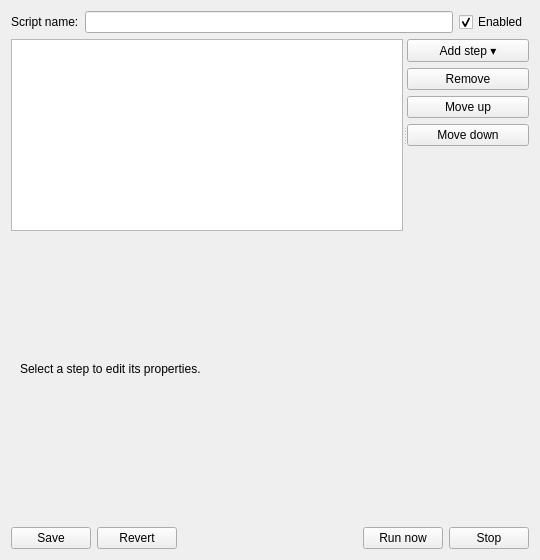
<?xml version="1.0" encoding="UTF-8"?>
<ui version="4.0">
 <class>BotScriptEditor</class>
 <widget class="QWidget" name="BotScriptEditor">
  <property name="geometry">
   <rect>
    <x>0</x>
    <y>0</y>
    <width>540</width>
    <height>560</height>
   </rect>
  </property>
  <layout class="QVBoxLayout" name="mainLayout">
   <item>
    <layout class="QHBoxLayout" name="topRow">
     <item>
      <widget class="QLabel" name="nameLabel">
       <property name="text">
        <string>Script name:</string>
       </property>
      </widget>
     </item>
     <item>
      <widget class="QLineEdit" name="nameEdit"/>
     </item>
     <item>
      <widget class="QCheckBox" name="enabledCheck">
       <property name="text">
        <string>Enabled</string>
       </property>
       <property name="checked">
        <bool>true</bool>
       </property>
      </widget>
     </item>
    </layout>
   </item>
   <item>
    <widget class="QSplitter" name="midSplitter">
     <property name="orientation">
      <enum>Qt::Horizontal</enum>
     </property>
     <widget class="QTreeView" name="stepsTree">
      <property name="dragEnabled">
       <bool>true</bool>
      </property>
      <property name="acceptDrops">
       <bool>true</bool>
      </property>
      <property name="dropIndicatorShown">
       <bool>true</bool>
      </property>
      <property name="dragDropMode">
       <enum>QAbstractItemView::InternalMove</enum>
      </property>
     </widget>
     <widget class="QWidget" name="buttonPanel">
      <layout class="QVBoxLayout" name="buttonLayout">
       <item>
        <widget class="QPushButton" name="addBtn">
         <property name="text">
          <string>Add step ▾</string>
         </property>
        </widget>
       </item>
       <item>
        <widget class="QPushButton" name="removeBtn">
         <property name="text">
          <string>Remove</string>
         </property>
        </widget>
       </item>
       <item>
        <widget class="QPushButton" name="upBtn">
         <property name="text">
          <string>Move up</string>
         </property>
        </widget>
       </item>
       <item>
        <widget class="QPushButton" name="downBtn">
         <property name="text">
          <string>Move down</string>
         </property>
        </widget>
       </item>
       <item>
        <spacer name="buttonStretch">
         <property name="orientation">
          <enum>Qt::Vertical</enum>
         </property>
         <property name="sizeHint" stdset="0">
          <size>
           <width>20</width>
           <height>40</height>
          </size>
         </property>
        </spacer>
       </item>
      </layout>
     </widget>
    </widget>
   </item>
   <item>
    <widget class="QStackedWidget" name="propStack">
     <widget class="QWidget" name="pageEmpty">
      <layout class="QVBoxLayout" name="emptyLayout">
       <item>
        <widget class="QLabel" name="emptyLabel">
         <property name="text">
          <string>Select a step to edit its properties.</string>
         </property>
        </widget>
       </item>
      </layout>
     </widget>
     <widget class="QWidget" name="pageText">
      <layout class="QVBoxLayout" name="textLayout">
       <item>
        <widget class="QLabel" name="textLabel">
         <property name="text">
          <string>Text:</string>
         </property>
        </widget>
       </item>
       <item>
        <widget class="QLineEdit" name="textEdit"/>
       </item>
       <item>
        <widget class="QLabel" name="textError">
         <property name="text">
          <string/>
         </property>
        </widget>
       </item>
      </layout>
     </widget>
     <widget class="QWidget" name="pageWait">
      <layout class="QVBoxLayout" name="waitLayout">
       <item>
        <widget class="QLabel" name="secondsLabel">
         <property name="text">
          <string>Seconds (1-86400):</string>
         </property>
        </widget>
       </item>
       <item>
        <widget class="QSpinBox" name="secondsSpin">
         <property name="minimum">
          <number>1</number>
         </property>
         <property name="maximum">
          <number>86400</number>
         </property>
         <property name="value">
          <number>30</number>
         </property>
        </widget>
       </item>
       <item>
        <widget class="QLabel" name="waitError">
         <property name="text">
          <string/>
         </property>
        </widget>
       </item>
      </layout>
     </widget>
     <widget class="QWidget" name="pageChat">
      <layout class="QVBoxLayout" name="chatLayout">
       <item>
        <widget class="QLabel" name="patternLabel">
         <property name="text">
          <string>Pattern:</string>
         </property>
        </widget>
       </item>
       <item>
        <widget class="QLineEdit" name="patternEdit"/>
       </item>
       <item>
        <widget class="QCheckBox" name="caseCheck">
         <property name="text">
          <string>Case sensitive</string>
         </property>
        </widget>
       </item>
       <item>
        <widget class="QLabel" name="timeoutLabel">
         <property name="text">
          <string>Timeout seconds (0 = forever):</string>
         </property>
        </widget>
       </item>
       <item>
        <widget class="QSpinBox" name="timeoutSpin">
         <property name="maximum">
          <number>86400</number>
         </property>
        </widget>
       </item>
       <item>
        <widget class="QLabel" name="chatError">
         <property name="text">
          <string/>
         </property>
        </widget>
       </item>
      </layout>
     </widget>
     <widget class="QWidget" name="pagePlayer">
      <layout class="QVBoxLayout" name="playerLayout">
       <item>
        <widget class="QLabel" name="playerLabel">
         <property name="text">
          <string>Player:</string>
         </property>
        </widget>
       </item>
       <item>
        <widget class="QLineEdit" name="playerEdit"/>
       </item>
       <item>
        <widget class="QLabel" name="timeoutLabel2">
         <property name="text">
          <string>Timeout seconds (0 = forever):</string>
         </property>
        </widget>
       </item>
       <item>
        <widget class="QSpinBox" name="timeoutSpin2">
         <property name="maximum">
          <number>86400</number>
         </property>
        </widget>
       </item>
       <item>
        <widget class="QLabel" name="playerError">
         <property name="text">
          <string/>
         </property>
        </widget>
       </item>
      </layout>
     </widget>
     <widget class="QWidget" name="pageLoop">
      <layout class="QVBoxLayout" name="loopLayout">
       <item>
        <widget class="QLabel" name="timesLabel">
         <property name="text">
          <string>Times (-1 = forever):</string>
         </property>
        </widget>
       </item>
       <item>
        <widget class="QSpinBox" name="timesSpin">
         <property name="minimum">
          <number>-1</number>
         </property>
         <property name="maximum">
          <number>1000000</number>
         </property>
         <property name="value">
          <number>10</number>
         </property>
        </widget>
       </item>
       <item>
        <widget class="QLabel" name="loopError">
         <property name="text">
          <string/>
         </property>
        </widget>
       </item>
      </layout>
     </widget>
    </widget>
   </item>
   <item>
    <widget class="QLabel" name="saveStatusLabel">
     <property name="text">
      <string/>
     </property>
     <property name="visible">
      <bool>false</bool>
     </property>
    </widget>
   </item>
   <item>
    <layout class="QHBoxLayout" name="bottomRow">
     <item>
      <widget class="QPushButton" name="saveBtn">
       <property name="text">
        <string>Save</string>
       </property>
      </widget>
     </item>
     <item>
      <widget class="QPushButton" name="revertBtn">
       <property name="text">
        <string>Revert</string>
       </property>
      </widget>
     </item>
     <item>
      <spacer name="bottomStretch">
       <property name="orientation">
        <enum>Qt::Horizontal</enum>
       </property>
       <property name="sizeHint" stdset="0">
        <size>
         <width>40</width>
         <height>20</height>
        </size>
       </property>
      </spacer>
     </item>
     <item>
      <widget class="QPushButton" name="runBtn">
       <property name="text">
        <string>Run now</string>
       </property>
      </widget>
     </item>
     <item>
      <widget class="QPushButton" name="stopBtn">
       <property name="text">
        <string>Stop</string>
       </property>
      </widget>
     </item>
    </layout>
   </item>
  </layout>
 </widget>
 <resources/>
 <connections/>
</ui>
